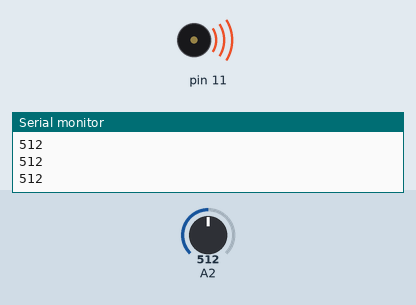
This sketch was run on a simulated Arduino Uno, built with avr-gcc and run on an emulated ATmega328P. Parts: buzzer (waves = sounding), the last lines printed to the serial monitor. The test bench sets the inputs (shaded band); at power-on: A2 = 512.

Above: at 1.2 s.
1.3 s: A2 set to 308
2.8 s: A2 set to 294
At 3.7 s:
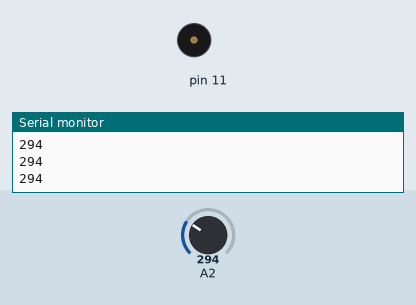
4.3 s: A2 set to 306
At 4.8 s:
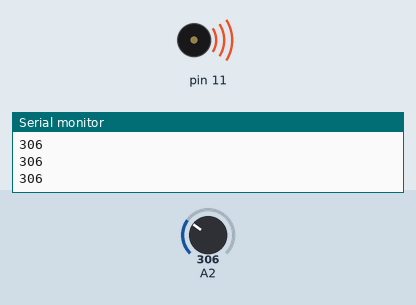
5.8 s: A2 set to 290
At 7.2 s:
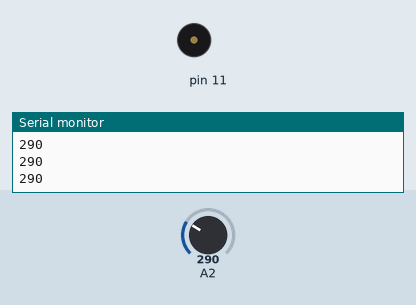
Timing chart, 0 to 8.3 s (numbered marks = the images above; inputs shaded):
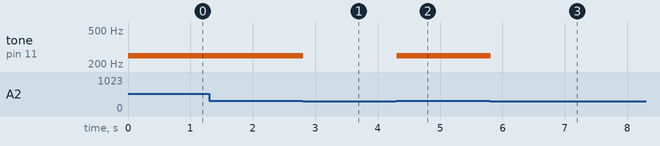

Measured:
- the behaviour switches between 301 and 300 on A2 (found by bisection; images 0 and 1)
- after the input at 2.8 s, tone on pin 11: 249 Hz → silent at once
- after the input at 4.3 s, tone on pin 11: silent → 249 Hz at once
- after the input at 5.8 s, tone on pin 11: 249 Hz → silent at once

The sketch:

C_digo.ino
```cpp
void setup() {

pinMode(11, OUTPUT);

Serial.begin(9600);
}

void loop(){
  int var = analogRead(10);
  Serial.println(var);

  if (var > 300) {
  tone(11,249);
  }
else {
  noTone(11);
}

}
```
